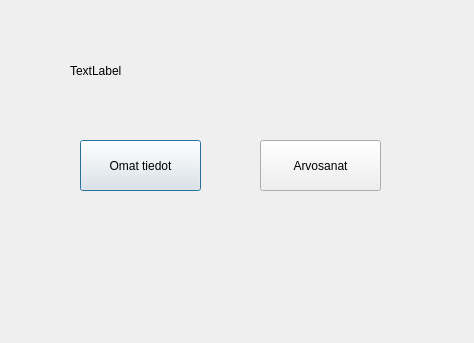
<?xml version="1.0" encoding="UTF-8"?>
<ui version="4.0">
 <class>StudentInfo</class>
 <widget class="QDialog" name="StudentInfo">
  <property name="geometry">
   <rect>
    <x>0</x>
    <y>0</y>
    <width>474</width>
    <height>343</height>
   </rect>
  </property>
  <property name="windowTitle">
   <string>Dialog</string>
  </property>
  <widget class="QLabel" name="labelUsername">
   <property name="geometry">
    <rect>
     <x>70</x>
     <y>50</y>
     <width>131</width>
     <height>41</height>
    </rect>
   </property>
   <property name="text">
    <string>TextLabel</string>
   </property>
  </widget>
  <widget class="QPushButton" name="btnMyData">
   <property name="geometry">
    <rect>
     <x>80</x>
     <y>140</y>
     <width>121</width>
     <height>51</height>
    </rect>
   </property>
   <property name="text">
    <string>Omat tiedot</string>
   </property>
  </widget>
  <widget class="QPushButton" name="btnGrades">
   <property name="geometry">
    <rect>
     <x>260</x>
     <y>140</y>
     <width>121</width>
     <height>51</height>
    </rect>
   </property>
   <property name="text">
    <string>Arvosanat</string>
   </property>
  </widget>
 </widget>
 <resources/>
 <connections/>
</ui>
